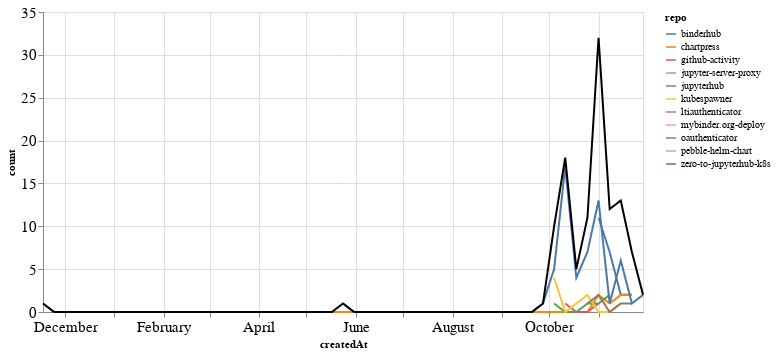

Notebook code cell kept with this figure:
### Markdown cell above
## PRs

### Code cell
prs_time = prs.groupby('repo').resample('W', on='createdAt').count()['author'].reset_index()
prs_time = prs_time.rename(columns={'author': 'count'})
prs_time_total = prs_time.groupby('createdAt').agg({"count": "sum"}).reset_index()

ch1 = alt.Chart(prs_time, width=600).mark_line().encode(
    x='createdAt',
    y='count',
    color='repo',
    tooltip="repo"
)

ch2 = alt.Chart(prs_time_total, width=600).mark_line(color="black").encode(
    x='createdAt',
    y='count',
)

ch1 + ch2

### Figure 1 — Vega-Lite specification as saved in the notebook (floating-point values rounded to 4 significant figures)
{"config": {"axisLeft": {"labelFontSize": 15}, "axisBottom": {"labelFontSize": 15}}, "layer": [{"data": {"name": "data-1fe5467099a33cdd41d501aec1f6d6cb"}, "mark": "line", "encoding": {"color": {"type": "nominal", "field": "repo"}, "tooltip": {"type": "nominal", "field": "repo"}, "x": {"type": "temporal", "field": "createdAt"}, "y": {"type": "quantitative", "field": "count"}}, "width": 600}, {"data": {"name": "data-81fc8dfc59c3aaa6566aab910d3d9acd"}, "mark": {"type": "line", "color": "black"}, "encoding": {"x": {"type": "temporal", "field": "createdAt"}, "y": {"type": "quantitative", "field": "count"}}, "width": 600}], "$schema": "https://vega.github.io/schema/vega-lite/v4.8.1.json", "datasets": {"data-1fe5467099a33cdd41d501aec1f6d6cb": [{"repo": "binderhub", "createdAt": "2020-11-01T00:00:00", "count": 11}, {"repo": "binderhub", "createdAt": "2020-11-08T00:00:00", "count": 7}, {"repo": "binderhub", "createdAt": "2020-11-15T00:00:00", "count": 2}, {"repo": "binderhub", "createdAt": "2020-11-22T00:00:00", "count": 2}, {"repo": "chartpress", "createdAt": "2019-11-17T00:00:00", "count": 1}, {"repo": "chartpress", "createdAt": "2019-11-24T00:00:00", "count": 0}, {"repo": "chartpress", "createdAt": "2019-12-01T00:00:00", "count": 0}, {"repo": "chartpress", "createdAt": "2019-12-08T00:00:00", "count": 0}, {"repo": "chartpress", "createdAt": "2019-12-15T00:00:00", "count": 0}, {"repo": "chartpress", "createdAt": "2019-12-22T00:00:00", "count": 0}, {"repo": "chartpress", "createdAt": "2019-12-29T00:00:00", "count": 0}, {"repo": "chartpress", "createdAt": "2020-01-05T00:00:00", "count": 0}, {"repo": "chartpress", "createdAt": "2020-01-12T00:00:00", "count": 0}, {"repo": "chartpress", "createdAt": "2020-01-19T00:00:00", "count": 0}, {"repo": "chartpress", "createdAt": "2020-01-26T00:00:00", "count": 0}, {"repo": "chartpress", "createdAt": "2020-02-02T00:00:00", "count": 0}, {"repo": "chartpress", "createdAt": "2020-02-09T00:00:00", "count": 0}, {"repo": "chartpress", "createdAt": "2020-02-16T00:00:00", "count": 0}, {"repo": "chartpress", "createdAt": "2020-02-23T00:00:00", "count": 0}, {"repo": "chartpress", "createdAt": "2020-03-01T00:00:00", "count": 0}, {"repo": "chartpress", "createdAt": "2020-03-08T00:00:00", "count": 0}, {"repo": "chartpress", "createdAt": "2020-03-15T00:00:00", "count": 0}, {"repo": "chartpress", "createdAt": "2020-03-22T00:00:00", "count": 0}, {"repo": "chartpress", "createdAt": "2020-03-29T00:00:00", "count": 0}, {"repo": "chartpress", "createdAt": "2020-04-05T00:00:00", "count": 0}, {"repo": "chartpress", "createdAt": "2020-04-12T00:00:00", "count": 0}, {"repo": "chartpress", "createdAt": "2020-04-19T00:00:00", "count": 0}, {"repo": "chartpress", "createdAt": "2020-04-26T00:00:00", "count": 0}, {"repo": "chartpress", "createdAt": "2020-05-03T00:00:00", "count": 0}, {"repo": "chartpress", "createdAt": "2020-05-10T00:00:00", "count": 0}, {"repo": "chartpress", "createdAt": "2020-05-17T00:00:00", "count": 0}, {"repo": "chartpress", "createdAt": "2020-05-24T00:00:00", "count": 0}, {"repo": "chartpress", "createdAt": "2020-05-31T00:00:00", "count": 0}, {"repo": "chartpress", "createdAt": "2020-06-07T00:00:00", "count": 0}, {"repo": "chartpress", "createdAt": "2020-06-14T00:00:00", "count": 0}, {"repo": "chartpress", "createdAt": "2020-06-21T00:00:00", "count": 0}, {"repo": "chartpress", "createdAt": "2020-06-28T00:00:00", "count": 0}, {"repo": "chartpress", "createdAt": "2020-07-05T00:00:00", "count": 0}, {"repo": "chartpress", "createdAt": "2020-07-12T00:00:00", "count": 0}, {"repo": "chartpress", "createdAt": "2020-07-19T00:00:00", "count": 0}, {"repo": "chartpress", "createdAt": "2020-07-26T00:00:00", "count": 0}, {"repo": "chartpress", "createdAt": "2020-08-02T00:00:00", "count": 0}, {"repo": "chartpress", "createdAt": "2020-08-09T00:00:00", "count": 0}, {"repo": "chartpress", "createdAt": "2020-08-16T00:00:00", "count": 0}, {"repo": "chartpress", "createdAt": "2020-08-23T00:00:00", "count": 0}, {"repo": "chartpress", "createdAt": "2020-08-30T00:00:00", "count": 0}, {"repo": "chartpress", "createdAt": "2020-09-06T00:00:00", "count": 0}, {"repo": "chartpress", "createdAt": "2020-09-13T00:00:00", "count": 0}, {"repo": "chartpress", "createdAt": "2020-09-20T00:00:00", "count": 0}, {"repo": "chartpress", "createdAt": "2020-09-27T00:00:00", "count": 0}, {"repo": "chartpress", "createdAt": "2020-10-04T00:00:00", "count": 0}, {"repo": "chartpress", "createdAt": "2020-10-11T00:00:00", "count": 0}, {"repo": "chartpress", "createdAt": "2020-10-18T00:00:00", "count": 0}, {"repo": "chartpress", "createdAt": "2020-10-25T00:00:00", "count": 0}, {"repo": "chartpress", "createdAt": "2020-11-01T00:00:00", "count": 2}, {"repo": "chartpress", "createdAt": "2020-11-08T00:00:00", "count": 1}, {"repo": "chartpress", "createdAt": "2020-11-15T00:00:00", "count": 2}, {"repo": "chartpress", "createdAt": "2020-11-22T00:00:00", "count": 2}, {"repo": "github-activity", "createdAt": "2020-10-11T00:00:00", "count": 1}, {"repo": "github-activity", "createdAt": "2020-10-18T00:00:00", "count": 0}, {"repo": "github-activity", "createdAt": "2020-10-25T00:00:00", "count": 0}, {"repo": "github-activity", "createdAt": "2020-11-01T00:00:00", "count": 1}, {"repo": "jupyter-server-proxy", "createdAt": "2020-11-22T00:00:00", "count": 1}, {"repo": "jupyterhub", "createdAt": "2020-10-04T00:00:00", "count": 1}, {"repo": "jupyterhub", "createdAt": "2020-10-11T00:00:00", "count": 0}, {"repo": "jupyterhub", "createdAt": "2020-10-18T00:00:00", "count": 0}, {"repo": "jupyterhub", "createdAt": "2020-10-25T00:00:00", "count": 1}, {"repo": "jupyterhub", "createdAt": "2020-11-01T00:00:00", "count": 1}, {"repo": "jupyterhub", "createdAt": "2020-11-08T00:00:00", "count": 2}, {"repo": "kubespawner", "createdAt": "2020-10-04T00:00:00", "count": 4}, {"repo": "kubespawner", "createdAt": "2020-10-11T00:00:00", "count": 0}, {"repo": "kubespawner", "createdAt": "2020-10-18T00:00:00", "count": 1}, {"repo": "kubespawner", "createdAt": "2020-10-25T00:00:00", "count": 2}, {"repo": "kubespawner", "createdAt": "2020-11-01T00:00:00", "count": 0}, {"repo": "kubespawner", "createdAt": "2020-11-08T00:00:00", "count": 0}, {"repo": "kubespawner", "createdAt": "2020-11-15T00:00:00", "count": 1}, {"repo": "ltiauthenticator", "createdAt": "2020-11-15T00:00:00", "count": 1}, {"repo": "mybinder.org-deploy", "createdAt": "2020-11-01T00:00:00", "count": 2}, {"repo": "oauthenticator", "createdAt": "2020-10-25T00:00:00", "count": 1}, {"repo": "oauthenticator", "createdAt": "2020-11-01T00:00:00", "count": 2}, {"repo": "oauthenticator", "createdAt": "2020-11-08T00:00:00", "count": 0}, {"repo": "oauthenticator", "createdAt": "2020-11-15T00:00:00", "count": 1}, {"repo": "oauthenticator", "createdAt": "2020-11-22T00:00:00", "count": 1}, {"repo": "pebble-helm-chart", "createdAt": "2020-11-08T00:00:00", "count": 1}, {"repo": "zero-to-jupyterhub-k8s", "createdAt": "2020-05-24T00:00:00", "count": 1}, {"repo": "zero-to-jupyterhub-k8s", "createdAt": "2020-05-31T00:00:00", "count": 0}, {"repo": "zero-to-jupyterhub-k8s", "createdAt": "2020-06-07T00:00:00", "count": 0}, {"repo": "zero-to-jupyterhub-k8s", "createdAt": "2020-06-14T00:00:00", "count": 0}, {"repo": "zero-to-jupyterhub-k8s", "createdAt": "2020-06-21T00:00:00", "count": 0}, {"repo": "zero-to-jupyterhub-k8s", "createdAt": "2020-06-28T00:00:00", "count": 0}, {"repo": "zero-to-jupyterhub-k8s", "createdAt": "2020-07-05T00:00:00", "count": 0}, {"repo": "zero-to-jupyterhub-k8s", "createdAt": "2020-07-12T00:00:00", "count": 0}, {"repo": "zero-to-jupyterhub-k8s", "createdAt": "2020-07-19T00:00:00", "count": 0}, {"repo": "zero-to-jupyterhub-k8s", "createdAt": "2020-07-26T00:00:00", "count": 0}, {"repo": "zero-to-jupyterhub-k8s", "createdAt": "2020-08-02T00:00:00", "count": 0}, {"repo": "zero-to-jupyterhub-k8s", "createdAt": "2020-08-09T00:00:00", "count": 0}, {"repo": "zero-to-jupyterhub-k8s", "createdAt": "2020-08-16T00:00:00", "count": 0}, {"repo": "zero-to-jupyterhub-k8s", "createdAt": "2020-08-23T00:00:00", "count": 0}, {"repo": "zero-to-jupyterhub-k8s", "createdAt": "2020-08-30T00:00:00", "count": 0}, {"repo": "zero-to-jupyterhub-k8s", "createdAt": "2020-09-06T00:00:00", "count": 0}, {"repo": "zero-to-jupyterhub-k8s", "createdAt": "2020-09-13T00:00:00", "count": 0}, {"repo": "zero-to-jupyterhub-k8s", "createdAt": "2020-09-20T00:00:00", "count": 0}, {"repo": "zero-to-jupyterhub-k8s", "createdAt": "2020-09-27T00:00:00", "count": 1}, {"repo": "zero-to-jupyterhub-k8s", "createdAt": "2020-10-04T00:00:00", "count": 5}, {"repo": "zero-to-jupyterhub-k8s", "createdAt": "2020-10-11T00:00:00", "count": 17}, {"repo": "zero-to-jupyterhub-k8s", "createdAt": "2020-10-18T00:00:00", "count": 4}, {"repo": "zero-to-jupyterhub-k8s", "createdAt": "2020-10-25T00:00:00", "count": 7}, {"repo": "zero-to-jupyterhub-k8s", "createdAt": "2020-11-01T00:00:00", "count": 13}, {"repo": "zero-to-jupyterhub-k8s", "createdAt": "2020-11-08T00:00:00", "count": 1}, {"repo": "zero-to-jupyterhub-k8s", "createdAt": "2020-11-15T00:00:00", "count": 6}, {"repo": "zero-to-jupyterhub-k8s", "createdAt": "2020-11-22T00:00:00", "count": 1}, {"repo": "zero-to-jupyterhub-k8s", "createdAt": "2020-11-29T00:00:00", "count": 2}], "data-81fc8dfc59c3aaa6566aab910d3d9acd": [{"createdAt": "2019-11-17T00:00:00", "count": 1}, {"createdAt": "2019-11-24T00:00:00", "count": 0}, {"createdAt": "2019-12-01T00:00:00", "count": 0}, {"createdAt": "2019-12-08T00:00:00", "count": 0}, {"createdAt": "2019-12-15T00:00:00", "count": 0}, {"createdAt": "2019-12-22T00:00:00", "count": 0}, {"createdAt": "2019-12-29T00:00:00", "count": 0}, {"createdAt": "2020-01-05T00:00:00", "count": 0}, {"createdAt": "2020-01-12T00:00:00", "count": 0}, {"createdAt": "2020-01-19T00:00:00", "count": 0}, {"createdAt": "2020-01-26T00:00:00", "count": 0}, {"createdAt": "2020-02-02T00:00:00", "count": 0}, {"createdAt": "2020-02-09T00:00:00", "count": 0}, {"createdAt": "2020-02-16T00:00:00", "count": 0}, {"createdAt": "2020-02-23T00:00:00", "count": 0}, {"createdAt": "2020-03-01T00:00:00", "count": 0}, {"createdAt": "2020-03-08T00:00:00", "count": 0}, {"createdAt": "2020-03-15T00:00:00", "count": 0}, {"createdAt": "2020-03-22T00:00:00", "count": 0}, {"createdAt": "2020-03-29T00:00:00", "count": 0}, {"createdAt": "2020-04-05T00:00:00", "count": 0}, {"createdAt": "2020-04-12T00:00:00", "count": 0}, {"createdAt": "2020-04-19T00:00:00", "count": 0}, {"createdAt": "2020-04-26T00:00:00", "count": 0}, {"createdAt": "2020-05-03T00:00:00", "count": 0}, {"createdAt": "2020-05-10T00:00:00", "count": 0}, {"createdAt": "2020-05-17T00:00:00", "count": 0}, {"createdAt": "2020-05-24T00:00:00", "count": 1}, {"createdAt": "2020-05-31T00:00:00", "count": 0}, {"createdAt": "2020-06-07T00:00:00", "count": 0}, {"createdAt": "2020-06-14T00:00:00", "count": 0}, {"createdAt": "2020-06-21T00:00:00", "count": 0}, {"createdAt": "2020-06-28T00:00:00", "count": 0}, {"createdAt": "2020-07-05T00:00:00", "count": 0}, {"createdAt": "2020-07-12T00:00:00", "count": 0}, {"createdAt": "2020-07-19T00:00:00", "count": 0}, {"createdAt": "2020-07-26T00:00:00", "count": 0}, {"createdAt": "2020-08-02T00:00:00", "count": 0}, {"createdAt": "2020-08-09T00:00:00", "count": 0}, {"createdAt": "2020-08-16T00:00:00", "count": 0}, {"createdAt": "2020-08-23T00:00:00", "count": 0}, {"createdAt": "2020-08-30T00:00:00", "count": 0}, {"createdAt": "2020-09-06T00:00:00", "count": 0}, {"createdAt": "2020-09-13T00:00:00", "count": 0}, {"createdAt": "2020-09-20T00:00:00", "count": 0}, {"createdAt": "2020-09-27T00:00:00", "count": 1}, {"createdAt": "2020-10-04T00:00:00", "count": 10}, {"createdAt": "2020-10-11T00:00:00", "count": 18}, {"createdAt": "2020-10-18T00:00:00", "count": 5}, {"createdAt": "2020-10-25T00:00:00", "count": 11}, {"createdAt": "2020-11-01T00:00:00", "count": 32}, {"createdAt": "2020-11-08T00:00:00", "count": 12}, {"createdAt": "2020-11-15T00:00:00", "count": 13}, {"createdAt": "2020-11-22T00:00:00", "count": 7}, {"createdAt": "2020-11-29T00:00:00", "count": 2}]}}
